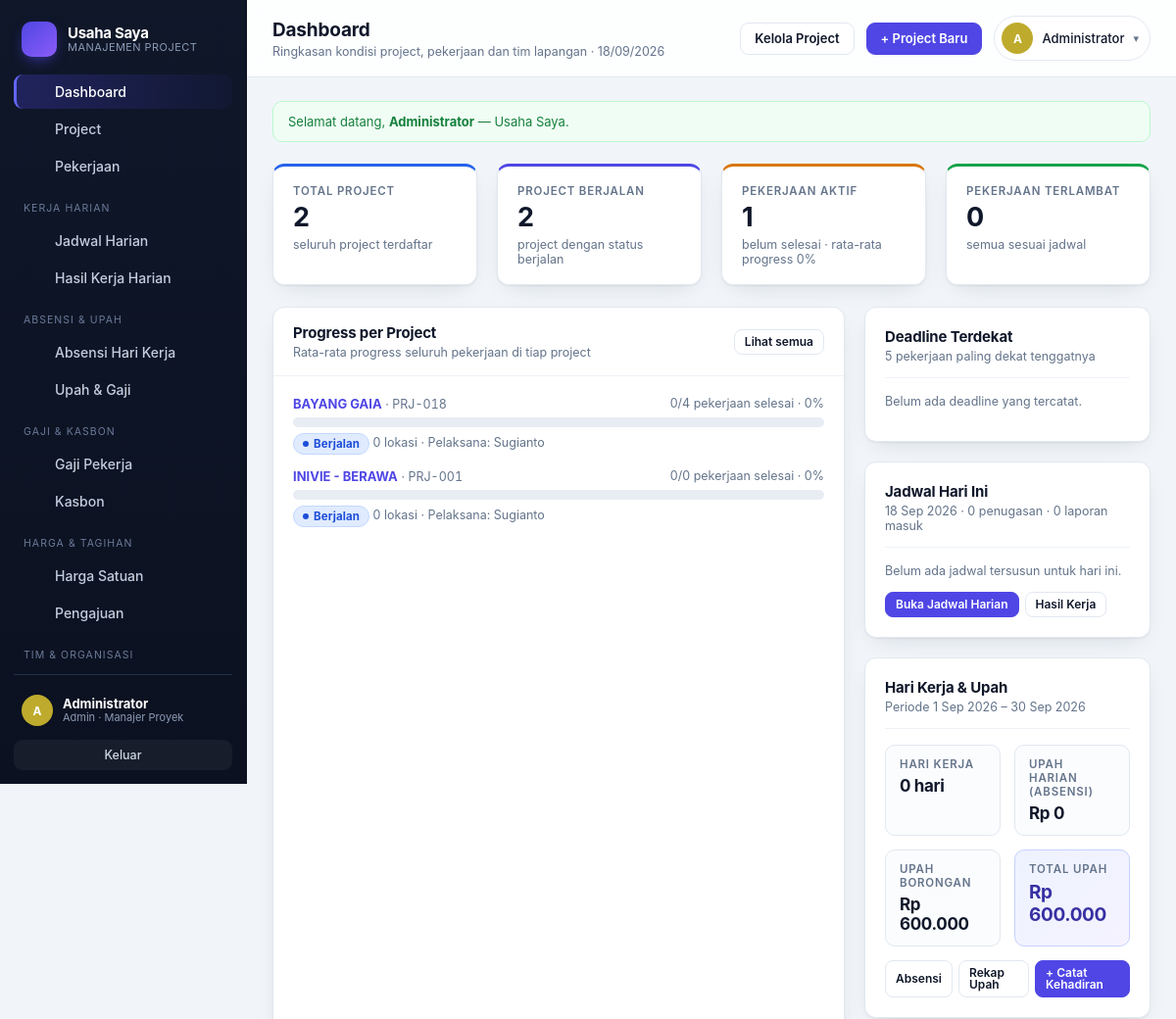
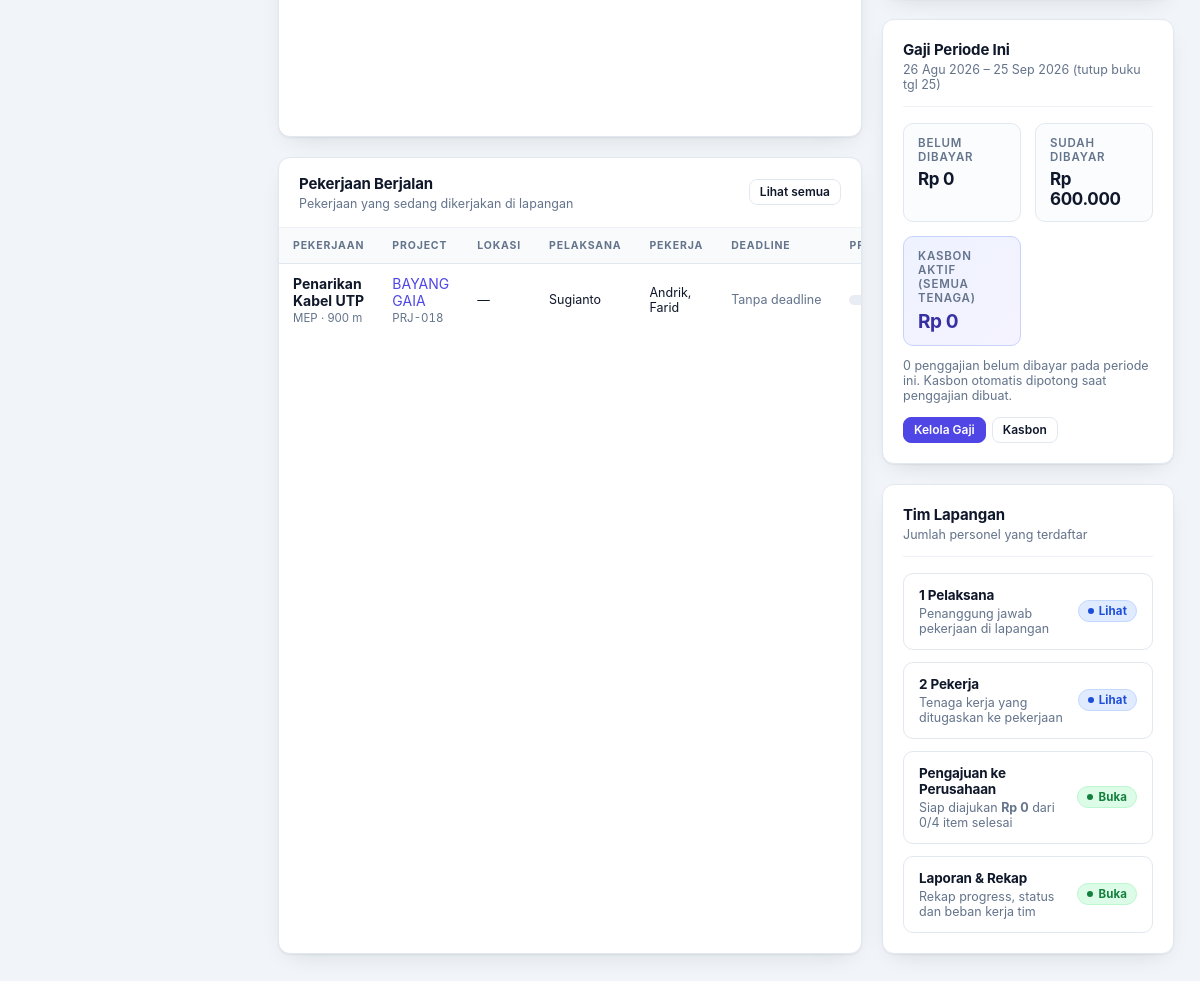
/dashboard.php (signed in), run on the app's committed database (2 pictures, top to bottom).
### tables this page shows
CREATE TABLE perusahaan (
    id                INTEGER PRIMARY KEY AUTOINCREMENT,
    nama              TEXT NOT NULL,
    slug              TEXT NOT NULL DEFAULT '',
    logo              TEXT NOT NULL DEFAULT '',
    kontak_nama       TEXT NOT NULL DEFAULT '',
    kontak_telepon    TEXT NOT NULL DEFAULT '',
    masa_aktif_sampai TEXT NOT NULL DEFAULT '',
    maks_user         INTEGER NOT NULL DEFAULT 0,
    aktif             INTEGER NOT NULL DEFAULT 1,
    catatan           TEXT NOT NULL DEFAULT '',
    created_at        TEXT NOT NULL DEFAULT (datetime('now','localtime'))
, tutup_buku_tgl INTEGER NOT NULL DEFAULT 25);

CREATE TABLE users (
    id            INTEGER PRIMARY KEY AUTOINCREMENT,
    username      TEXT NOT NULL UNIQUE,
    password_hash TEXT NOT NULL,
    nama          TEXT NOT NULL,
    role          TEXT NOT NULL DEFAULT 'pekerja',
    jabatan       TEXT NOT NULL DEFAULT '',
    telepon       TEXT NOT NULL DEFAULT '',
    aktif         INTEGER NOT NULL DEFAULT 1,
    created_at    TEXT NOT NULL DEFAULT (datetime('now','localtime'))
, upah_harian REAL NOT NULL DEFAULT 0, skema TEXT NOT NULL DEFAULT 'harian', perusahaan_id INTEGER NOT NULL DEFAULT 0, is_owner INTEGER NOT NULL DEFAULT 0);

CREATE TABLE projects (
    id            INTEGER PRIMARY KEY AUTOINCREMENT,
    kode          TEXT NOT NULL UNIQUE,
    nama          TEXT NOT NULL,
    pelaksana_id  INTEGER REFERENCES users(id) ON DELETE SET NULL,
    mulai         TEXT NOT NULL DEFAULT '',
    target_selesai TEXT NOT NULL DEFAULT '',
    status        TEXT NOT NULL DEFAULT 'berjalan',
    anggaran      REAL NOT NULL DEFAULT 0,
    keterangan    TEXT NOT NULL DEFAULT '',
    created_by    INTEGER,
    created_at    TEXT NOT NULL DEFAULT (datetime('now','localtime'))
, perusahaan_id INTEGER NOT NULL DEFAULT 0);

CREATE TABLE pekerjaan (
    id           INTEGER PRIMARY KEY AUTOINCREMENT,
    project_id   INTEGER NOT NULL REFERENCES projects(id) ON DELETE CASCADE,
    lokasi_id    INTEGER REFERENCES lokasi(id) ON DELETE SET NULL,
    nama         TEXT NOT NULL,
    kategori     TEXT NOT NULL DEFAULT '',
    volume       REAL NOT NULL DEFAULT 0,
    satuan       TEXT NOT NULL DEFAULT '',
    status       TEXT NOT NULL DEFAULT 'belum',
    progress     INTEGER NOT NULL DEFAULT 0,
    mulai        TEXT NOT NULL DEFAULT '',
    deadline     TEXT NOT NULL DEFAULT '',
    prioritas    TEXT NOT NULL DEFAULT 'normal',
    pelaksana_id INTEGER REFERENCES users(id) ON DELETE SET NULL,
    keterangan   TEXT NOT NULL DEFAULT '',
    created_at   TEXT NOT NULL DEFAULT (datetime('now','localtime'))
, harga_satuan_id INTEGER REFERENCES harga_satuan(id) ON DELETE SET NULL, harga_jasa REAL NOT NULL DEFAULT 0, harga_upah REAL NOT NULL DEFAULT 0, volume_realisasi REAL NOT NULL DEFAULT 0, realisasi_tanggal TEXT NOT NULL DEFAULT '', realisasi_catatan TEXT NOT NULL DEFAULT '', volume_auto INTEGER NOT NULL DEFAULT 0, perusahaan_id INTEGER NOT NULL DEFAULT 0, tagih_status TEXT NOT NULL DEFAULT 'belum', tagih_diajukan_tanggal TEXT NOT NULL DEFAULT '', tagih_dibayar_tanggal TEXT NOT NULL DEFAULT '', tagih_catatan TEXT NOT NULL DEFAULT '', tagih_volume REAL NOT NULL DEFAULT 0);

CREATE TABLE penggajian (
    id              INTEGER PRIMARY KEY AUTOINCREMENT,
    nomor           TEXT NOT NULL DEFAULT '',
    user_id         INTEGER NOT NULL REFERENCES users(id) ON DELETE CASCADE,
    periode_dari    TEXT NOT NULL DEFAULT '',
    periode_sampai  TEXT NOT NULL DEFAULT '',
    hari_kerja      REAL NOT NULL DEFAULT 0,
    upah_harian     REAL NOT NULL DEFAULT 0,
    upah_borongan   REAL NOT NULL DEFAULT 0,
    total_gaji      REAL NOT NULL DEFAULT 0,
    total_kasbon    REAL NOT NULL DEFAULT 0,
    total_dibayar   REAL NOT NULL DEFAULT 0,
    status          TEXT NOT NULL DEFAULT 'belum',
    tanggal_bayar   TEXT NOT NULL DEFAULT '',
    catatan         TEXT NOT NULL DEFAULT '',
    created_by      INTEGER,
    created_at      TEXT NOT NULL DEFAULT (datetime('now','localtime')),
    perusahaan_id   INTEGER NOT NULL DEFAULT 0,
    UNIQUE (user_id, periode_dari, periode_sampai)
);

### dashboard.php (the view, shortened to what the rows shown need)
<?php
require_once __DIR__ . '/inc/auth.php';
require_once __DIR__ . '/inc/queries.php';
require_once __DIR__ . '/inc/layout.php';
require_once __DIR__ . '/inc/partials.php';
$u = require_login();
$myTasks = $u['role'] === 'pekerja';
if ($myTasks) {
    $st = pekerja_stats((int) $u['id']);
    $totalProject = (int) $st['projects'];
    $projectBerjalan = (int) $st['proses'];
    $aktif = (int) $st['tugas'] - (int) $st['selesai'];
    $terlambat = (int) $st['terlambat'];
    $avg = avg_progress([]);
} else {
    $projects = fetch_projects([]);
}
$berjalan = fetch_pekerjaan(['status' => 'proses']);
$dekat = array_values(array_filter(fetch_pekerjaan([]), fn($p) => $p['status'] !== 'selesai' && $p['deadline'] !== ''));
$actions = '';
if (can_manage_users()) {
    $actions .= '<a class="btn" href="projects.php">Kelola Project</a>';
    $actions .= '<a class="btn btn-primary" href="project_form.php">+ Project Baru</a>';
} elseif ($u['role'] === 'pelaksana') {
    $actions .= '<a class="btn" href="pengajuan.php">Pengajuan</a>';
    $actions .= '<a class="btn btn-primary" href="pekerjaan_form.php">+ Pekerjaan Baru</a>';
}
render_header('Dashboard', 'Ringkasan kondisi project, pekerjaan dan tim lapangan · ' . date('d/m/Y'), $actions);
?>
<div class="grid grid-side">
  <div class="grid" style="gap:20px">
    <?php if (!$myTasks): ?>
      <div class="card flush">
        <div class="card-head">
          <div>
            <h2>Progress per Project</h2>
          </div>
        </div>
        <div style="padding:20px">
          <?php if (!$projects): ?>
            <div class="empty"><strong>Belum ada project</strong><span class="small">Mulai dengan membuat project pertama.</span></div>
          <?php else: ?>
            <div class="bars-list">
              <?php foreach (array_slice($projects, 0, 6) as $p): $avgP = (int) round((float) $p['avg_progress']); ?>
                <div>
                  <div class="bl-head">
                    <span>
                      <a href="project_detail.php?id=<?= (int) $p['id'] ?>"><strong><?= e($p['nama']) ?></strong></a>
                      <span class="mono muted small">· <?= e($p['kode']) ?></span>
                    </span>
                    <span class="small muted nowrap">
                      <?= (int) $p['jml_selesai'] ?>/<?= (int) $p['jml_pekerjaan'] ?> pekerjaan selesai · <?= $avgP ?>%
                    </span>
                  </div>
                  <?= progress_bar($avgP, ' bar-lg') ?>
                  <div class="small muted" style="margin-top:6px">
                    <?= project_status_pill($p['status']) ?>
                    <span><?= (int) $p['jml_lokasi'] ?> lokasi</span>
                    <span>· Pelaksana: <?= $p['pelaksana_nama'] ? e($p['pelaksana_nama']) : 'belum ditetapkan' ?></span>
                  </div>
                </div>
              <?php endforeach; ?>
            </div>
          <?php endif; ?>
        </div>
      </div>
    <?php endif; ?>
    <div class="card flush">
      <div class="card-head">
        <div>
          <h2><?= $myTasks ? 'Tugas Saya yang Berjalan' : 'Pekerjaan Berjalan' ?></h2>
        </div>
      </div>
      <?php render_pekerjaan_table(array_slice($berjalan, 0, 8), !$myTasks, 'Tidak ada pekerjaan berjalan.'); ?>
    </div>
  </div>
  <div class="grid" style="gap:20px">
    <div class="card">
      <div class="card-head" style="padding:0 0 14px;border-bottom:1px solid var(--line-soft);margin-bottom:16px">
        <div><h2>Deadline Terdekat</h2><p>5 pekerjaan paling dekat tenggatnya</p></div>
      </div>
    </div>
    <div class="card">
      <div class="card-head" style="padding:0 0 14px;border-bottom:1px solid var(--line-soft);margin-bottom:16px">
        <div>
          <h2><?= $myTasks ? 'Jadwal Saya Hari Ini' : 'Jadwal Hari Ini' ?></h2>
        </div>
      </div>
    </div>
    <div class="card">
      <div class="card-head" style="padding:0 0 14px;border-bottom:1px solid var(--line-soft);margin-bottom:16px">
        <div>
          <h2><?= $myTasks ? 'Hari Kerja &amp; Upah Saya' : 'Hari Kerja &amp; Upah' ?></h2>
        </div>
      </div>
    </div>
    <?php
    $periodeDash = periode_gaji();
    $gajiDash = fetch_penggajian([
        'dari' => $periodeDash['dari'],
        'sampai' => $periodeDash['sampai'],
        'user_id' => $myTasks ? (int) $u['id'] : 0,
    ]);
    $gajiOrangBelum = count(array_filter($gajiDash, fn($gd) => $gd['status'] !== 'dibayar'));
    ?>
    <div class="card">
      <div class="card-head" style="padding:0 0 14px;border-bottom:1px solid var(--line-soft);margin-bottom:16px">
        <div>
          <h2><?= $myTasks ? 'Gaji &amp; Kasbon Saya' : 'Gaji Periode Ini' ?></h2>
          <p><?= e($periodeDash['label']) ?></p>
        </div>
      </div>
      <div class="upah-summary">
        <div>
        </div>
        <div>
        </div>
        <div class="hl">
        </div>
      </div>
      <p class="small muted" style="margin:12px 0 0">
        <?php if ($myTasks): ?>
          Gaji diterima = gaji seharusnya − kasbon. Status pembayaran ditandai admin/pelaksana.
        <?php else: ?>
          <?= $gajiOrangBelum ?> penggajian belum dibayar pada periode ini.
          Kasbon otomatis dipotong saat penggajian dibuat.
        <?php endif; ?>
      </p>
      <div class="row-actions" style="margin-top:14px;justify-content:flex-start">
        <a class="btn btn-sm btn-primary" href="gaji.php"><?= $myTasks ? 'Lihat Gaji Saya' : 'Kelola Gaji' ?></a>
        <a class="btn btn-sm" href="kasbon.php"><?= $myTasks ? 'Kasbon Saya' : 'Kasbon' ?></a>
      </div>
    </div>
    <div class="card">
      <div class="card-head" style="padding:0 0 14px;border-bottom:1px solid var(--line-soft);margin-bottom:16px">
        <div><h2>Tim Lapangan</h2><p>Jumlah personel yang terdaftar</p></div>
      </div>
    </div>
  </div>
</div>
<?php render_footer(); ?>

### inc/layout.php (shortened to what the rows shown need)
<?php
function render_header(string $title, string $subtitle = '', string $actions = ''): void
{
    $u = current_user();
    $merek = brand();
    ?>
<!DOCTYPE html>
<html lang="id">
<head>
<link rel="stylesheet" href="assets/style.css">
</head>
<body>
<div class="shell">
  <aside class="sidebar" id="sidebar">
    <div class="brand">
      <span class="brand-text">
        <strong><?= e($merek['nama']) ?></strong>
        <small>Manajemen Project</small>
      </span>
    </div>
    <div class="side-foot">
      <div class="side-user">
        <?= badge_avatar($u['nama']) ?>
        <div class="side-user-info">
          <strong><?= e($u['nama']) ?></strong>
          <small><?= e(role_label($u['role'])) ?><?= $u['jabatan'] ? ' · ' . e($u['jabatan']) : '' ?></small>
        </div>
      </div>
    </div>
  </aside>
  <main class="main">
    <header class="topbar">
      <div class="topbar-title">
        <h1><?= e($title) ?></h1>
      </div>
      <div class="topbar-actions">
        <details class="user-menu">
          <summary>
            <?= badge_avatar($u['nama']) ?>
            <span class="user-menu-name"><?= e($u['nama']) ?></span>
            <span class="caret">▾</span>
          </summary>
        </details>
      </div>
    </header>
    <div class="content">
<?php
}
function render_footer(): void
{
    ?>
    </div>
  </main>
</div>
</body>
</html>
<?php
}

### inc/util.php (shortened to what the rows shown need)
<?php
function e(?string $v): string
{
    return htmlspecialchars((string) $v, ENT_QUOTES, 'UTF-8');
}
function project_status_pill(string $s): string
{
    return '<span class="pill pill-p' . e($s) . '">' . e(STATUS_PROJECT[$s] ?? $s) . '</span>';
}
function progress_bar(int $v, string $extra = ''): string
{
    $v = max(0, min(100, $v));
    $cls = $v >= 100 ? 'bar-full' : ($v > 0 ? 'bar-run' : 'bar-zero');
    return '<div class="bar ' . $cls . $extra . '"><span style="width:' . $v . '%"></span></div>';
}
function tgl(?string $d, string $fallback = '—'): string
{
    $ts = strtotime($d);
    $bulan = ['', 'Jan', 'Feb', 'Mar', 'Apr', 'Mei', 'Jun', 'Jul', 'Agu', 'Sep', 'Okt', 'Nov', 'Des'];
    return date('j', $ts) . ' ' . $bulan[(int) date('n', $ts)] . ' ' . date('Y', $ts);
}
function deadline_note(?string $d, string $status): string
{
    if (!$d) {
        return '<span class="muted">Tanpa deadline</span>';
    }
    return '<span class="muted">' . e(tgl($d)) . '</span>';
}
function initials(string $nama): string
{
    $parts = preg_split('/\s+/', trim($nama)) ?: [];
    $out = '';
    foreach (array_slice($parts, 0, 2) as $p) {
        if (function_exists('mb_substr')) {
            $out .= mb_strtoupper(mb_substr($p, 0, 1), 'UTF-8');
        } else {
            preg_match('/./u', $p, $m);
            $out .= strtoupper($m[0] ?? '');
        }
    }
    return $out !== '' ? $out : '?';
}
function avatar_hue(string $s): int
{
    return (int) (crc32($s) % 360);
}
function badge_avatar(string $nama, string $size = ''): string
{
    return '<span class="avatar ' . $size . '" style="--h:' . avatar_hue($nama) . '">' . e(initials($nama)) . '</span>';
}
function valid_tanggal(string $d): string
{
    return preg_match('/^\d{4}-\d{2}-\d{2}$/', $d) === 1 ? $d : '';
}

### inc/partials.php (shortened to what the rows shown need)
<?php
function render_pekerjaan_table(array $rows, bool $showProject = true, string $emptyText = 'Belum ada pekerjaan.'): void
{
    ?>
    <div class="table-wrap">
      <table class="tbl">
        <thead>
          <tr>
            <th>Pekerjaan</th>
            <?php if ($showProject): ?><th>Project</th><?php endif; ?>
            <th>Lokasi</th>
            <th>Pelaksana</th>
            <th>Pekerja</th>
            <th>Deadline</th>
            <th>Progress</th>
          </tr>
        </thead>
        <tbody>
        <?php foreach ($rows as $p): ?>
          <tr>
            <td>
              <div class="cell-stack">
                <strong><?= e($p['nama']) ?></strong>
                <small>
                  <?= e($p['kategori'] !== '' ? $p['kategori'] : 'Tanpa kategori') ?>
                  <?php if ((float) $p['volume'] > 0): ?>
                    · <?= e(num($p['volume'])) ?> <?= e($p['satuan']) ?>
                  <?php endif; ?>
                </small>
              </div>
            </td>
            <?php if ($showProject): ?>
              <td>
                <div class="cell-stack">
                  <a href="project_detail.php?id=<?= (int) $p['project_id'] ?>"><?= e($p['project_nama']) ?></a>
                  <small class="mono"><?= e($p['project_kode']) ?></small>
                </div>
              </td>
            <?php endif; ?>
            <td class="small"><?= e($p['lokasi_nama'] ?? '—') ?></td>
            <td class="small"><?= $p['pelaksana_nama'] ? e($p['pelaksana_nama']) : '<span class="muted">—</span>' ?></td>
            <td class="small"><?= pekerja_names((int) $p['id']) ?></td>
            <td class="small nowrap"><?= deadline_note($p['deadline'], $p['status']) ?></td>
            <td>
              <div class="progress-cell">
                <?= progress_bar((int) $p['progress'], ' bar-lg') ?>
              </div>
            </td>
          </tr>
        <?php endforeach; ?>
        </tbody>
      </table>
    </div>
    <?php
}

### data on the page
perusahaan: nama "Usaha Saya", tutup_buku_tgl "26 Agu 2026 – 25 Sep 2026 (tutup buku tgl 25)"
users: nama "A A", nama "Administrator", role "Admin", jabatan "Manajer Proyek"
projects: nama "BAYANG GAIA", kode "PRJ-018", jml_selesai "0", jml_pekerjaan "4", avgP "0", status "Berjalan", jml_lokasi "0", pelaksana_nama "Sugianto"
projects: nama "INIVIE - BERAWA", kode "PRJ-001", jml_selesai "0", jml_pekerjaan "0", avgP "0", status "Berjalan", jml_lokasi "0", pelaksana_nama "Sugianto"
pekerjaan: nama "Penarikan Kabel UTP", kategori "MEP", volume "900", satuan "m", project.nama "BAYANG GAIA", project.kode "PRJ-018", lokasi_nama "—", pelaksana.nama "Sugianto", id "Andrik, Farid", deadline "Tanpa deadline", progress 0 (drawn)
penggajian: status "0"

### other printed values
$item['label'] "Dashboard"
$item['label'] "Project"
$item['label'] "Pekerjaan"
$item['sep'] "KERJA HARIAN"
$item['label'] "Jadwal Harian"
$item['label'] "Hasil Kerja Harian"
$item['sep'] "ABSENSI & UPAH"
$item['label'] "Absensi Hari Kerja"
$item['label'] "Upah & Gaji"
$item['sep'] "GAJI & KASBON"
$item['label'] "Gaji Pekerja"
$item['label'] "Kasbon"
$item['sep'] "HARGA & TAGIHAN"
$item['label'] "Harga Satuan"
$item['label'] "Pengajuan"
